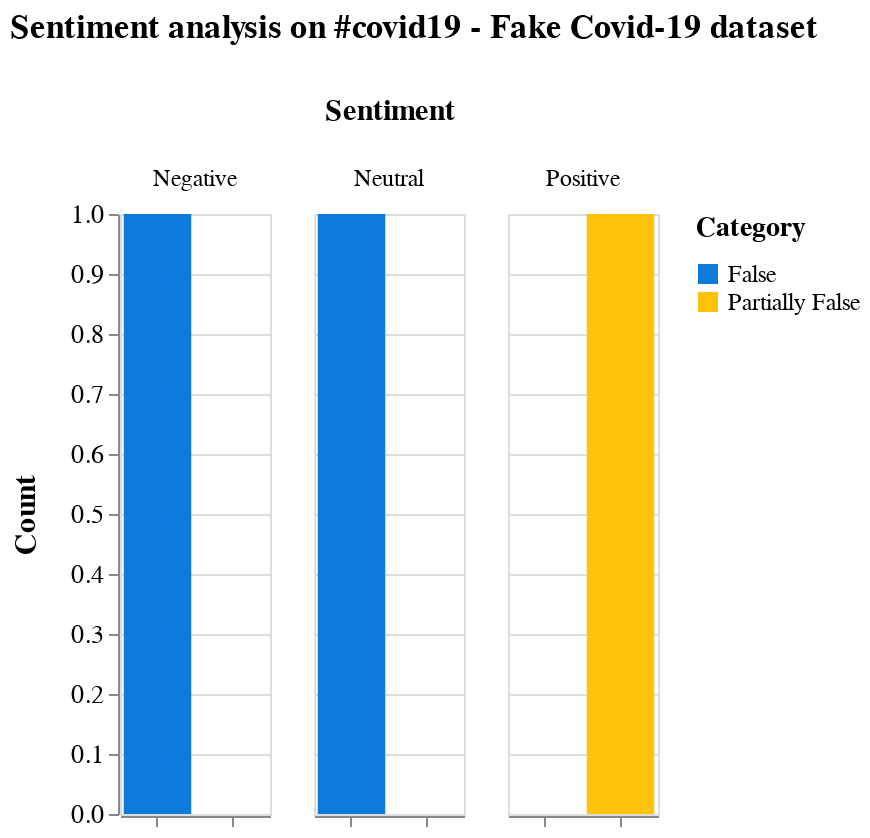

The cell this chart's notebook holds for it:
### Code cell
col_one_list = df_fake5['Category'].tolist()
col_two_list = df_fake5['Count'].tolist()
typelist=[]
namelist=[]

index = 0

count_false = [0] * len(col_one_list)
count_part = [0] * len(col_one_list)

for el in col_one_list:
    tok = el.split()
    namelist.append(tok[0])
    if tok[0] in namelist:
        indx = namelist.index(tok[0])
        if tok[1] == "false":
            count_false[indx] = col_two_list[index]
        elif tok[1] == "partiallyfalse":
            count_part[indx] = col_two_list[index]
        else:
            print("errore count")
    index = index + 1

i=0
for el in col_two_list:
    col_two_list[i] = count_false[i] + count_part[i]
    i = i + 1

df_fake5['Category']=namelist
df_fake5['False']=count_false
df_fake5['Partially False']=count_part
del df_fake5['Count']
df_fake5['Count'] = df_fake5['False'] + df_fake5['Partially False']

range_ = ["#0C7BDC","#FFC20A"]


bars = alt.Chart(df_fake5).transform_fold(
    ['False', 'Partially False']
).mark_bar().encode(
    x=alt.X('key:N',title=None,axis=alt.Axis(labels=False)),
    y=alt.Y('value:Q',title="Count"),
    color=alt.Color('key:N', scale=alt.Scale(range=range_),title="Category"),
    column= alt.Column('Category:N', title="Sentiment")
).properties(
    title="Sentiment analysis on #covid19 - Fake Covid-19 dataset", 
    width=75
).configure_title(
    fontSize=17,
    offset=25
).configure_axis(
    labelFontSize=13,
    titleFontSize=15,
    titlePadding=15
).configure_legend(
    titleFontSize=14,
    labelFontSize=12,
    titlePadding=10
).configure_header(
    titleFontSize=15,
    labelFontSize=12
)

bars

### Figure 1 — Vega-Lite specification as saved in the notebook (floating-point values rounded to 4 significant figures)
{"config": {"view": {"continuousWidth": 400, "continuousHeight": 300}, "axis": {"labelFontSize": 13, "titleFontSize": 15, "titlePadding": 15}, "header": {"labelFontSize": 12, "titleFontSize": 15}, "legend": {"labelFontSize": 12, "titleFontSize": 14, "titlePadding": 10}, "title": {"fontSize": 17, "offset": 25}}, "data": {"name": "data-e9104dcf02bf60b7e3d95d5099c29310"}, "mark": "bar", "encoding": {"color": {"type": "nominal", "field": "key", "scale": {"range": ["#0C7BDC", "#FFC20A"]}, "title": "Category"}, "column": {"type": "nominal", "field": "Category", "title": "Sentiment"}, "x": {"type": "nominal", "axis": {"labels": false}, "field": "key", "title": null}, "y": {"type": "quantitative", "field": "value", "title": "Count"}}, "title": "Sentiment analysis on #covid19 - Fake Covid-19 dataset", "transform": [{"fold": ["False", "Partially False"]}], "width": 75, "$schema": "https://vega.github.io/schema/vega-lite/v4.8.1.json", "datasets": {"data-e9104dcf02bf60b7e3d95d5099c29310": [{"Category": "Neutral", "False": 1, "Partially False": 0, "Count": 1}, {"Category": "Negative", "False": 1, "Partially False": 0, "Count": 1}, {"Category": "Positive", "False": 0, "Partially False": 1, "Count": 1}]}}
